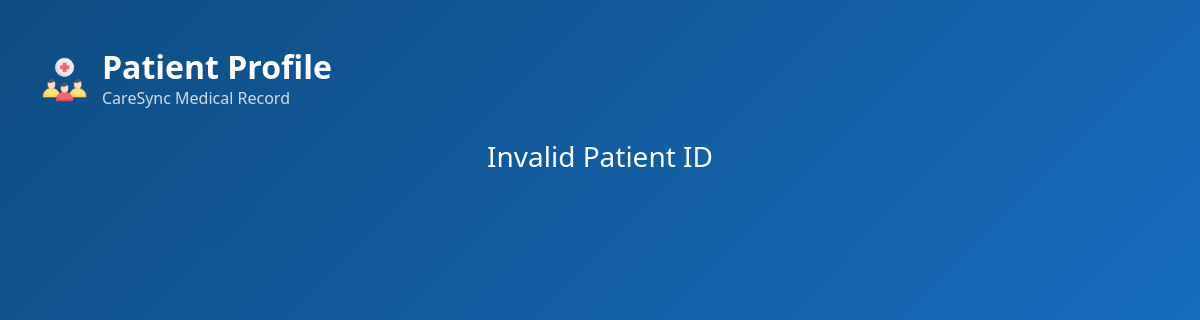
/Admin/view_patient.php?id=PAT-2026-002, run on an earlier commit of the app's database.
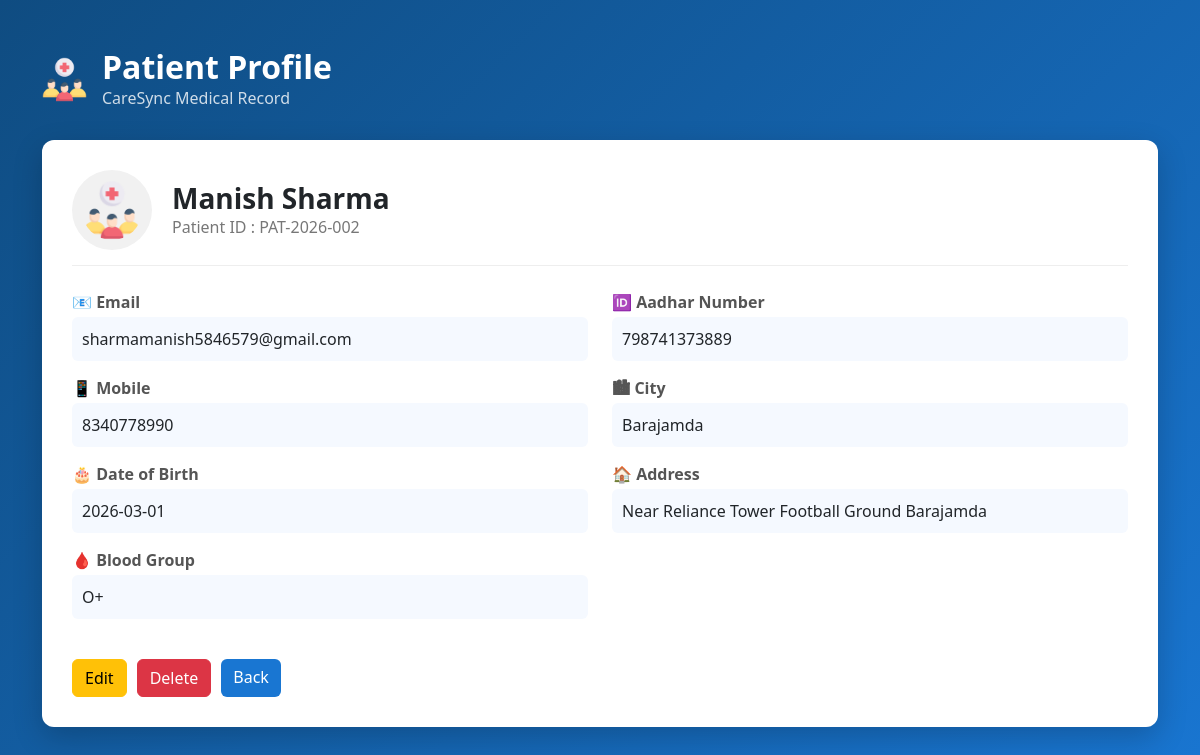
And on a later commit of the database.
### tables this page shows
CREATE TABLE `patients` (
  `id` int(11) NOT NULL,
  `patient_code` varchar(20) DEFAULT NULL,
  `full_name` varchar(100) DEFAULT NULL,
  `email` varchar(100) DEFAULT NULL,
  `mobile` varchar(10) DEFAULT NULL,
  `dob` date DEFAULT NULL,
  `gender` varchar(10) DEFAULT NULL,
  `aadhar` varchar(12) DEFAULT NULL,
  `blood_group` varchar(5) DEFAULT NULL,
  `city` varchar(50) DEFAULT NULL,
  `address` text DEFAULT NULL,
  `password` varchar(255) DEFAULT NULL,
  `created_at` timestamp NOT NULL DEFAULT current_timestamp()
);

### Admin/view_patient.php (the view, shortened to what this page needs)
<!DOCTYPE html>
<html lang="en">
<head>
    <link rel="stylesheet" href="../Bootstrap/bootstrap.min.css">
    <link rel="stylesheet" href="../styles/view_patient.css">
</head>
<body>
    <div class="container py-5">
        <div class="header-section">
            <img src="../icons/crowd.png" width="45">
            <div>
                <h2>Patient Profile</h2>
                <p>CareSync Medical Record</p>
            </div>
        </div>
        <?php
        require_once '../dbconnect.php';
        $id = $_GET['id'];
        $qry = "SELECT * FROM patients WHERE patient_code=?";
        $stmt = $conn->prepare($qry);
        $stmt->bind_param("i", $id);
        $stmt->execute();
        $result = $stmt->get_result();
        if ($result->num_rows > 0) {
            $data = $result->fetch_assoc();
            ?>
            <div class="patient-card">
                <div class="patient-top">
                    <div class="avatar">
                        <img src="../icons/crowd.png">
                    </div>
                    <div class="patient-name">
                        <h3>
                            <?php echo $data['full_name']; ?>
                        </h3>
                        <p>Patient ID :
                            <?php echo $id; ?>
                        </p>
                    </div>
                </div>
                <div class="row mt-4">
                    <div class="col-md-6">
                        <div class="info">
                            <span>📧 Email</span>
                            <p>
                                <?php echo $data['email']; ?>
                            </p>
                        </div>
                        <div class="info">
                            <span>📱 Mobile</span>
                            <p>
                                <?php echo $data['mobile']; ?>
                            </p>
                        </div>
                        <div class="info">
                            <span>🎂 Date of Birth</span>
                            <p>
                                <?php echo $data['dob']; ?>
                            </p>
                        </div>
                        <div class="info">
                            <span>🩸 Blood Group</span>
                            <p>
                                <?php echo $data['blood_group']; ?>
                            </p>
                        </div>
                    </div>
                    <div class="col-md-6">
                        <div class="info">
                            <span>🆔 Aadhar Number</span>
                            <p>
                                <?php echo $data['aadhar']; ?>
                            </p>
                        </div>
                        <div class="info">
                            <span>🏙 City</span>
                            <p>
                                <?php echo $data['city']; ?>
                            </p>
                        </div>
                        <div class="info">
                            <span>🏠 Address</span>
                            <p>
                                <?php echo $data['address']; ?>
                            </p>
                        </div>
                    </div>
                </div>
                <div class="btn-area">
                    <a href="edit_patient.php?id=<?php echo $id ?>" class="btn btn-warning">Edit</a>
                    <a href="delete_patient.php?id=<?php echo $id ?>" class="btn btn-danger">Delete</a>
                    <a href="manage_patient.php" class="btn btn-primary">Back</a>
                </div>
            </div>
            <?php
        } else {
            echo "<h3 class='text-white text-center'>Invalid Patient ID</h3>";
        }
        ?>
    </div>
</body>
</html>

### styles/view_patient.css (style rules this page uses)
body { background:linear-gradient(135deg,#0f4c81,#1976d2); font-family:Segoe UI; min-height:100vh; }
.header-section { display:flex; align-items:center; gap:15px; color:white; margin-bottom:30px; }
.header-section h2 { margin:0; font-weight:600; }
.header-section p { margin:0; opacity:.8; }
.patient-card { background:white; padding:30px; border-radius:12px; box-shadow:0 10px 30px rgba(0,0,0,0.2); }
.patient-top { display:flex; align-items:center; gap:20px; border-bottom:1px solid #eee; padding-bottom:15px; }
.avatar img { width:80px; height:80px; border-radius:50%; background:#f1f1f1; padding:10px; }
.patient-name h3 { margin:0; font-weight:600; }
.patient-name p { margin:0; color:#777; }
.info { margin-bottom:15px; }
.info span { font-weight:600; color:#555; display:block; margin-bottom:3px; }
.info p { background:#f5f9ff; padding:10px; border-radius:6px; margin:0; }
.btn-area { margin-top:25px; display:flex; gap:10px; }
.btn-primary { background:#1976d2; border:none; }

What changed in the data, as far as the page shows it:
added patients: full_name "Manish Sharma", email "sharmamanish5846579@gmail.com", mobile "8340778990", dob "2026-03-01", blood_group "O+", aadhar "798741373889", city "Barajamda", address "Near Reliance Tower Football Ground Barajamda"
Also different on the page:
$id: (not shown) → "PAT-2026-002"
text no longer shown: "Invalid Patient ID"
text now shown: "Patient ID : 📧 Email 📱 Mobile 🎂 Date of Birth 🩸 Blood Group 🆔 Aadhar Number 🏙 City 🏠 Address Edit Delete Back"
